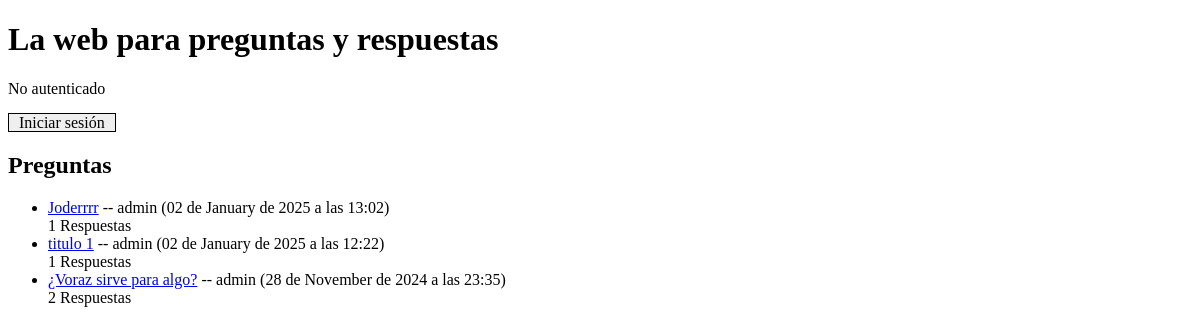
Screenshot of /preguntas/ with the database file from the repository.
### preguntas/models.py (models this page shows, shortened)
class Pregunta(models.Model):
    id = models.BigAutoField(primary_key=True, null=False)
    titulo = models.CharField(max_length=250, null=False)
    texto = models.TextField(max_length=5000, null=False)
    fecha = models.DateTimeField(auto_now_add=True, null=False)
    autor = models.ForeignKey(settings.AUTH_USER_MODEL, on_delete=models.CASCADE)
    def num_respuestas(self):
        return self.respuesta_set.count()

### preguntas/views.py (the view)
# urls.py: path('', views.index, name='index'),
@require_GET
def index(request):
    preguntas = Pregunta.objects.order_by('-fecha')
    return render(request,
                  "listar_preguntas.html",
                  {'preguntas': preguntas, 'pregunta_form': PreguntaForm})

### preguntas/templatetags/date_filters.py (called while the page is built)
@register.filter
def formato_fecha(fecha):
    fecha_local = localtime(fecha)
    fecha_formateada = fecha_local.strftime("%d de %B de %Y a las %H:%M")
    month_capitalize = fecha_local.strftime("%B").capitalize()
    return fecha_formateada.replace(fecha_local.strftime("%B"), month_capitalize)

### preguntas/templates/listar_preguntas.html (shortened to what this page needs)
{% extends 'base.html' %}
{% load date_filters %}
{% block content %}
<h2>Preguntas</h2>
<ul>
    {% for pregunta in preguntas %}
        <li>
            <a href="{% url 'preguntas:detalle_pregunta' pregunta.id %}">{{ pregunta.titulo }}</a>
            --
            {{ pregunta.autor }}
            ({{ pregunta.fecha|formato_fecha}})<br>
            {{ pregunta.num_respuestas }} Respuestas
        </li>
    {% endfor %}
</ul>
{% endblock %}

### preguntas/templates/base.html (shortened to what this page needs)
{% load static %}
<!DOCTYPE html>
<html lang="es">
<head>
    <link rel="stylesheet" href="{% static 'css/preguntas.css' %}">
</head>
<body>
    <header>
        <h1>La web para preguntas y respuestas</h1>
        <nav>
            {% if request.user.username %}
                <p>Bienvenido {{request.user.username}}</p>
                <a class="btn-nav-session" href="{% url 'preguntas:logout' %}">Cerrar sesión</a>
                <a class="btn-nav-session" href="{% url 'preguntas:ver_preguntas' %}">Ver preguntas</a>
            {% else %}
                <p>No autenticado</p>
                <a class="btn-nav-session" href="{% url 'preguntas:login' %}">Iniciar sesión</a>
            {% endif %}
        </nav>
    </header>
    <main>
        {% block content %}{% endblock %}
    </main>
</body>
</html>

### preguntas/static/css/preguntas.css (style rules this page uses)
.btn-nav-session { padding: 0 10px; background: buttonface; border: 1px solid black; color: black; text-decoration: none; }

### rows the page displays
Pregunta: titulo "Joderrrr", autor "admin", fecha "02 de January de 2025 a las 13:02", num_respuestas "1"
Pregunta: titulo "titulo 1", autor "admin", fecha "02 de January de 2025 a las 12:22", num_respuestas "1"
Pregunta: titulo "¿Voraz sirve para algo?", autor "admin", fecha "28 de November de 2024 a las 23:35", num_respuestas "2"
